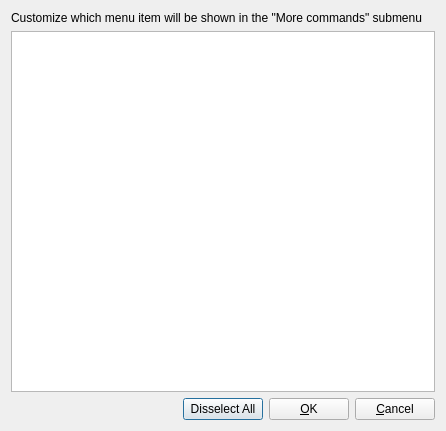
<?xml version="1.0" encoding="UTF-8"?>
<ui version="4.0">
 <class>CustomizeMenuDialog</class>
 <widget class="QDialog" name="CustomizeMenuDialog">
  <property name="geometry">
   <rect>
    <x>0</x>
    <y>0</y>
    <width>446</width>
    <height>431</height>
   </rect>
  </property>
  <property name="windowTitle">
   <string>Dialog</string>
  </property>
  <layout class="QVBoxLayout" name="verticalLayout">
   <item>
    <widget class="QLabel" name="label">
     <property name="text">
      <string>Customize which menu item will be shown in the &quot;More commands&quot; submenu</string>
     </property>
    </widget>
   </item>
   <item>
    <widget class="QTreeWidget" name="treeWidget">
     <property name="columnCount">
      <number>1</number>
     </property>
     <attribute name="headerVisible">
      <bool>false</bool>
     </attribute>
     <column>
      <property name="text">
       <string notr="true">1</string>
      </property>
     </column>
    </widget>
   </item>
   <item>
    <layout class="QHBoxLayout" name="horizontalLayout">
     <item>
      <spacer name="horizontalSpacer">
       <property name="orientation">
        <enum>Qt::Horizontal</enum>
       </property>
       <property name="sizeHint" stdset="0">
        <size>
         <width>40</width>
         <height>20</height>
        </size>
       </property>
      </spacer>
     </item>
     <item>
      <widget class="QPushButton" name="btnDisselectAll">
       <property name="text">
        <string>Disselect All</string>
       </property>
      </widget>
     </item>
     <item>
      <widget class="QPushButton" name="btnOk">
       <property name="text">
        <string>&amp;OK</string>
       </property>
      </widget>
     </item>
     <item>
      <widget class="QPushButton" name="btnCancel">
       <property name="text">
        <string>&amp;Cancel</string>
       </property>
      </widget>
     </item>
    </layout>
   </item>
  </layout>
 </widget>
 <resources/>
 <connections>
  <connection>
   <sender>btnCancel</sender>
   <signal>clicked()</signal>
   <receiver>CustomizeMenuDialog</receiver>
   <slot>reject()</slot>
   <hints>
    <hint type="sourcelabel">
     <x>526</x>
     <y>519</y>
    </hint>
    <hint type="destinationlabel">
     <x>286</x>
     <y>270</y>
    </hint>
   </hints>
  </connection>
 </connections>
</ui>
